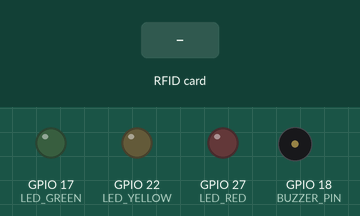
Recording of a program running on a simulated Raspberry Pi (BCM pin numbers). On the bench: output pins drawn as LEDs (lit = HIGH), buzzer (waves = sounding, pin HIGH). The inputs (shaded band) are chosen by the test bench. The clock reads 2024-03-15 10:24:30 at power-on unless the program sets it; files the program writes start out absent; random numbers come from a fixed seed; web requests get an empty 200 reply after 0.4 s; threads take turns every 2 ms; what the program prints to the terminal is not drawn.

Above: at 1.2 s.
1.3 s: RFID card 5E 7A 19 C4 held to the reader
At 1.75 s:
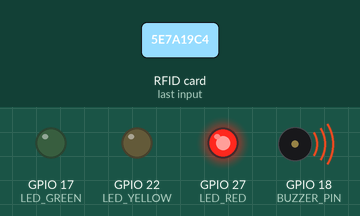
At 2.5 s:
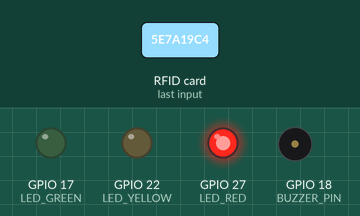
Timing chart, 0 to 4.3 s (numbered marks = the images above; inputs shaded):
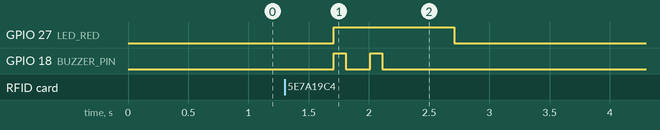

The program:

rfid_scanner.py
```python
#!/usr/bin/env python3
"""
RFID Library Logger - Raspberry Pi Scanner
==========================================
This script reads RFID cards using the RC522 module and sends
scan data to the cloud API. Includes LED feedback and offline queue.

Hardware Setup:
- RFID-RC522 connected via SPI
- Green LED on GPIO 17 (Entry indicator)
- Yellow LED on GPIO 22 (Exit indicator)
- Red LED on GPIO 27 (Error indicator)
- Optional: Buzzer on GPIO 18

Run with: python3 rfid_scanner.py
"""

import time
import signal
import sys
import sqlite3
import threading
import requests
from datetime import datetime

# Raspberry Pi specific imports
try:
    import RPi.GPIO as GPIO
    from mfrc522 import SimpleMFRC522
    PI_MODE = True
except ImportError:
    PI_MODE = False
    print("⚠️  Running in SIMULATION mode (RPi.GPIO not available)")

# Local config
from config import (
    API_URL, SCAN_ENDPOINT, DEVICE_ID,
    LED_GREEN, LED_RED, LED_YELLOW, BUZZER_PIN,
    SCAN_DELAY, LED_DURATION, BEEP_DURATION, RETRY_INTERVAL
)

# ========================================
# Offline Queue (SQLite)
# ========================================
QUEUE_DB = "offline_queue.db"

def init_queue_db():
    """Initialize the offline queue database"""
    conn = sqlite3.connect(QUEUE_DB)
    cursor = conn.cursor()
    cursor.execute('''
        CREATE TABLE IF NOT EXISTS scan_queue (
            id INTEGER PRIMARY KEY AUTOINCREMENT,
            rfid_uid TEXT NOT NULL,
            device_id TEXT NOT NULL,
            timestamp TEXT NOT NULL,
            retries INTEGER DEFAULT 0
        )
    ''')
    conn.commit()
    conn.close()

def add_to_queue(rfid_uid: str):
    """Add a scan to the offline queue"""
    conn = sqlite3.connect(QUEUE_DB)
    cursor = conn.cursor()
    cursor.execute('''
        INSERT INTO scan_queue (rfid_uid, device_id, timestamp)
        VALUES (?, ?, ?)
    ''', (rfid_uid, DEVICE_ID, datetime.now().isoformat()))
    conn.commit()
    conn.close()
    print(f"📦 Added to offline queue: {rfid_uid}")

def get_queued_scans():
    """Get all pending scans from the queue"""
    conn = sqlite3.connect(QUEUE_DB)
    cursor = conn.cursor()
    cursor.execute('SELECT id, rfid_uid, device_id, timestamp FROM scan_queue ORDER BY id')
    scans = cursor.fetchall()
    conn.close()
    return scans

def remove_from_queue(scan_id: int):
    """Remove a scan from the queue after successful upload"""
    conn = sqlite3.connect(QUEUE_DB)
    cursor = conn.cursor()
    cursor.execute('DELETE FROM scan_queue WHERE id = ?', (scan_id,))
    conn.commit()
    conn.close()

# ========================================
# GPIO Setup
# ========================================
def setup_gpio():
    """Initialize GPIO pins for LEDs and buzzer"""
    if not PI_MODE:
        return

    GPIO.setmode(GPIO.BCM)
    GPIO.setwarnings(False)

    # Setup LED pins as outputs
    GPIO.setup(LED_GREEN, GPIO.OUT)
    GPIO.setup(LED_YELLOW, GPIO.OUT)
    GPIO.setup(LED_RED, GPIO.OUT)
    GPIO.setup(BUZZER_PIN, GPIO.OUT)

    # Turn all off initially
    GPIO.output(LED_GREEN, GPIO.LOW)
    GPIO.output(LED_YELLOW, GPIO.LOW)
    GPIO.output(LED_RED, GPIO.LOW)
    GPIO.output(BUZZER_PIN, GPIO.LOW)

    print("✅ GPIO initialized")

def cleanup_gpio():
    """Cleanup GPIO on exit"""
    if PI_MODE:
        GPIO.cleanup()
        print("🧹 GPIO cleaned up")

def led_feedback(led_pin: int, duration: float = LED_DURATION):
    """Flash an LED for visual feedback"""
    if not PI_MODE:
        led_names = {LED_GREEN: "GREEN", LED_YELLOW: "YELLOW", LED_RED: "RED"}
        print(f"💡 LED {led_names.get(led_pin, led_pin)} ON")
        return

    def flash():
        GPIO.output(led_pin, GPIO.HIGH)
        time.sleep(duration)
        GPIO.output(led_pin, GPIO.LOW)

    # Run in background thread so it doesn't block
    threading.Thread(target=flash, daemon=True).start()

def beep(duration: float = BEEP_DURATION):
    """Short buzzer beep"""
    if not PI_MODE:
        print("🔊 BEEP")
        return

    GPIO.output(BUZZER_PIN, GPIO.HIGH)
    time.sleep(duration)
    GPIO.output(BUZZER_PIN, GPIO.LOW)

# ========================================
# API Communication
# ========================================
def send_scan(rfid_uid: str) -> dict:
    """
    Send scan to the cloud API
    Returns: response dict or None if failed
    """
    url = f"{API_URL}{SCAN_ENDPOINT}"
    payload = {
        "rfid_uid": rfid_uid,
        "device_id": DEVICE_ID
    }

    try:
        response = requests.post(url, json=payload, timeout=10)
        return response.json()
    except requests.exceptions.ConnectionError:
        print("❌ Connection error - API unreachable")
        return None
    except requests.exceptions.Timeout:
        print("❌ Request timeout")
        return None
    except Exception as e:
        print(f"❌ Error: {e}")
        return None

def process_scan(rfid_uid: str):
    """Process an RFID scan - send to API and provide feedback"""
    print(f"\n📡 Card scanned: {rfid_uid}")

    result = send_scan(rfid_uid)

    if result is None:
        # Network error - add to offline queue
        add_to_queue(rfid_uid)
        led_feedback(LED_RED)
        beep()
        time.sleep(0.2)
        beep()  # Double beep for error
        return

    if result.get('success'):
        action = result.get('action', 'UNKNOWN')
        student = result.get('student', {})
        name = student.get('name', 'Unknown')

        print(f"✅ {action}: {name}")

        if action == 'ENTRY':
            led_feedback(LED_GREEN)
            print(f"   🟢 Welcome, {name}!")
        else:  # EXIT
            led_feedback(LED_YELLOW)
            print(f"   🟡 Goodbye, {name}!")

        beep()
    else:
        # Card not recognized
        error = result.get('error', 'Unknown error')
        print(f"❌ Error: {error}")
        led_feedback(LED_RED)
        beep()
        time.sleep(0.2)
        beep()

# ========================================
# Offline Queue Processor
# ========================================
def process_offline_queue():
    """Background thread to process queued scans"""
    while True:
        time.sleep(RETRY_INTERVAL)

        scans = get_queued_scans()
        if not scans:
            continue

        print(f"\n📤 Processing {len(scans)} queued scans...")

        for scan_id, rfid_uid, device_id, timestamp in scans:
            result = send_scan(rfid_uid)

            if result and result.get('success'):
                remove_from_queue(scan_id)
                print(f"   ✅ Uploaded: {rfid_uid}")
            elif result:
                # API responded but scan failed (e.g., unknown card)
                remove_from_queue(scan_id)
                print(f"   ⚠️ Removed invalid: {rfid_uid}")
            else:
                # Still can't reach API
                print(f"   ⏳ Will retry: {rfid_uid}")
                break  # Stop trying if API is still down

# ========================================
# RFID Reader
# ========================================
def read_rfid():
    """Read RFID card and return UID as hex string"""
    if PI_MODE:
        reader = SimpleMFRC522()
        id = reader.read_id()
        # Convert to hex string (uppercase)
        return format(id, 'X')
    else:
        # Simulation mode - generate random UID or use test values
        import random
        test_uids = ['ABC123', 'DEF456', 'UNKNOWN']  # Add your test UIDs
        return random.choice(test_uids)

# ========================================
# Main Loop
# ========================================
def main():
    print("""
    ╔═══════════════════════════════════════════╗
    ║     📚 Library Logger - RFID Scanner      ║
    ║                                           ║
    ║     Ready to scan student cards...        ║
    ║     Press Ctrl+C to exit                  ║
    ╚═══════════════════════════════════════════╝
    """)

    print(f"🔧 Configuration:")
    print(f"   API URL: {API_URL}")
    print(f"   Device ID: {DEVICE_ID}")
    print(f"   Pi Mode: {'HARDWARE' if PI_MODE else 'SIMULATION'}")
    print()

    # Initialize
    init_queue_db()
    setup_gpio()

    # Start offline queue processor in background
    queue_thread = threading.Thread(target=process_offline_queue, daemon=True)
    queue_thread.start()

    # Signal handler for clean exit
    def signal_handler(sig, frame):
        print("\n\n👋 Shutting down...")
        cleanup_gpio()
        sys.exit(0)

    signal.signal(signal.SIGINT, signal_handler)
    signal.signal(signal.SIGTERM, signal_handler)

    # Main scanning loop
    last_scan_time = 0
    last_uid = None

    print("📡 Waiting for RFID card...")

    try:
        while True:
            if PI_MODE:
                # Real hardware mode
                try:
                    uid = read_rfid()
                except Exception as e:
                    print(f"Reader error: {e}")
                    time.sleep(1)
                    continue
            else:
                # Simulation mode - wait for Enter key
                input("\n[Press Enter to simulate card scan] ")
                uid = read_rfid()

            current_time = time.time()

            # Debounce - prevent duplicate reads
            if uid == last_uid and (current_time - last_scan_time) < SCAN_DELAY:
                continue

            last_uid = uid
            last_scan_time = current_time

            # Process the scan
            process_scan(uid)

            print("\n📡 Waiting for next card...")

    except Exception as e:
        print(f"\n❌ Fatal error: {e}")
        cleanup_gpio()
        sys.exit(1)

if __name__ == "__main__":
    main()
```

config.py
```python
# ========================================
# Raspberry Pi RFID Scanner Configuration
# ========================================

# Cloud API Configuration
# Replace with your actual server URL when deployed
API_URL = "http://192.168.1.12:5000"  # Local testing (using 192.168.1.12)
# API_URL = "https://your-app.onrender.com"  # Production (e.g., Render)
# API_URL = "https://your-app.railway.app"   # Production (e.g., Railway)

# RFID Scan Endpoint
SCAN_ENDPOINT = "/api/scan"

# Device ID (unique identifier for this scanner)
DEVICE_ID = "GATE_01"

# ========================================
# GPIO Pin Configuration (BCM numbering)
# ========================================

# LED Pins
LED_GREEN = 17   # Success - Entry
LED_RED = 27     # Error / Unknown card
LED_YELLOW = 22  # Exit

# Buzzer Pin (optional)
BUZZER_PIN = 18

# ========================================
# Timing Configuration
# ========================================

# Delay between scans (seconds) - prevents duplicate reads
SCAN_DELAY = 2.0

# LED on duration (seconds)
LED_DURATION = 1.0

# Buzzer beep duration (seconds)
BEEP_DURATION = 0.1

# Offline queue retry interval (seconds)
RETRY_INTERVAL = 30
```

Measured:
- after the input at 1.3 s, GPIO 27 (LED_RED): LOW → HIGH after 0.41 s, → LOW 1.0 s later; GPIO 18 (BUZZER_PIN): alternates HIGH for 0.10 s and LOW for 0.20 s, 4 changes in all, then stays LOW, starting after 0.41 s
